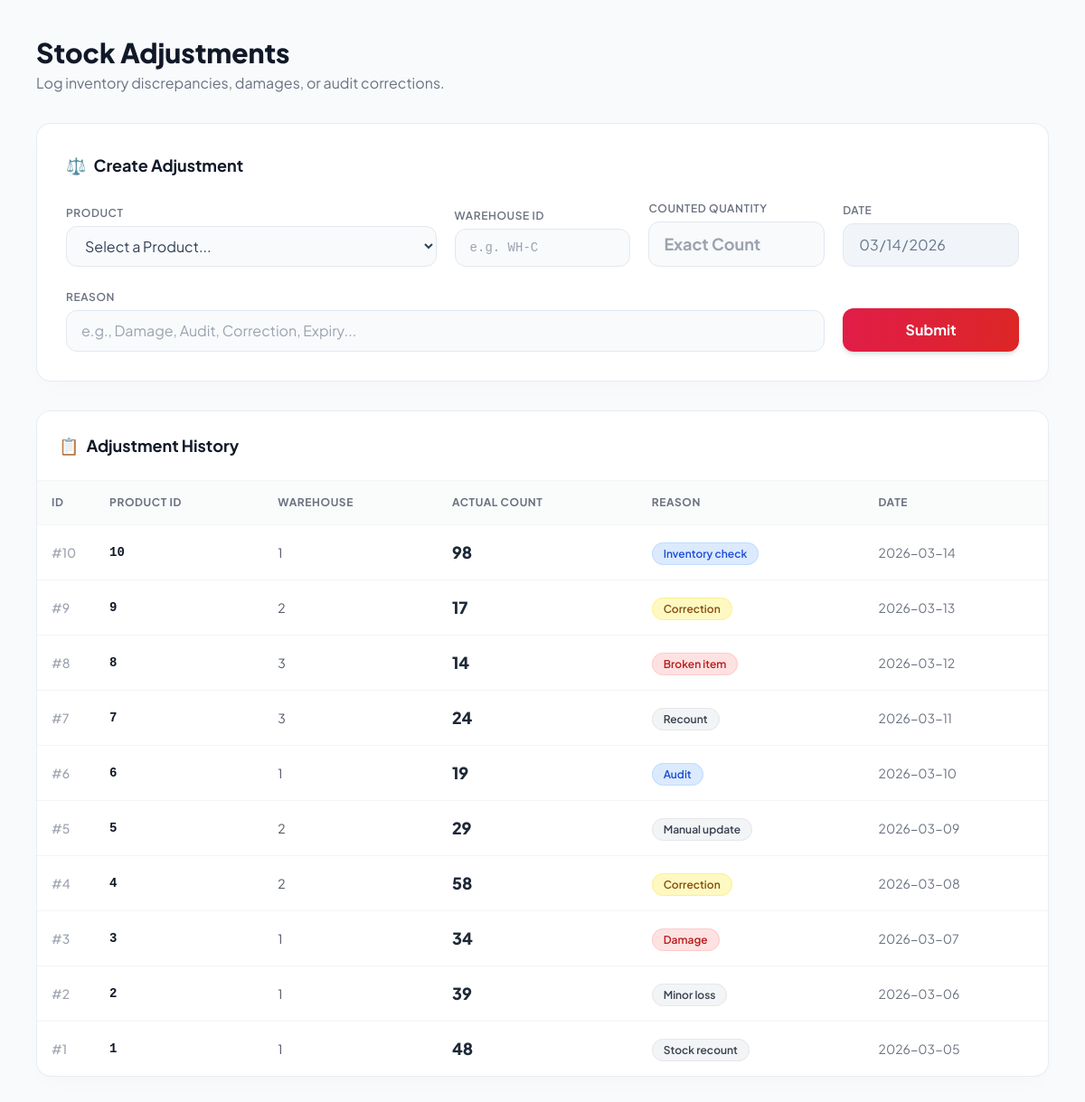
The page /adjustments.php (signed in) on the database its author committed.
### tables this page shows
CREATE TABLE `adjustments` (
  `adjustment_id` int(11) NOT NULL,
  `product_id` int(11) DEFAULT NULL,
  `warehouse_id` int(11) DEFAULT NULL,
  `counted_quantity` int(11) DEFAULT NULL,
  `adjustment_date` date DEFAULT NULL,
  `reason` text DEFAULT NULL
);

### adjustments.php (the view, shortened to what this page needs)
<?php
include "db.php";
$data=mysqli_query($conn,"SELECT * FROM adjustments ORDER BY adjustment_id DESC");
?>
<!DOCTYPE html>
<html lang="en">
<head>
    <script src="https://cdn.tailwindcss.com"></script>
</head>
<body class="flex h-screen overflow-hidden text-gray-800">
    <main class="flex-1 h-full overflow-y-auto relative">
        <div class="p-6 lg:p-10 max-w-7xl mx-auto space-y-8">
            <div class="flex flex-col md:flex-row justify-between items-start md:items-center gap-4 fade-in">
                <div>
                    <h1 class="text-3xl font-extrabold text-gray-900">Stock Adjustments</h1>
                    <p class="text-gray-500 mt-1">Log inventory discrepancies, damages, or audit corrections.</p>
                </div>
            </div>
            <div class="glass-panel p-6 lg:p-8 fade-in" style="animation-delay: 0.1s;">
                <h3 class="text-lg font-bold text-gray-900 mb-5 flex items-center gap-2"><span>⚖️</span> Create Adjustment</h3>
                <form method="post" class="grid grid-cols-1 md:grid-cols-2 lg:grid-cols-5 gap-5 items-end">
                    <div class="space-y-1 lg:col-span-2">
                        <label class="text-xs font-semibold text-gray-500 uppercase tracking-wider">Product</label>
                        <select name="product_id" class="form-input" required>
                            <option value="" disabled selected>Select a Product...</option>
                        </select>
                    </div>
                    <div class="space-y-1">
                        <label class="text-xs font-semibold text-gray-500 uppercase tracking-wider">Warehouse ID</label>
                        <input name="warehouse_id" placeholder="e.g. WH-C" class="form-input font-mono text-sm" required>
                    </div>
                    <div class="space-y-1">
                        <label class="text-xs font-semibold text-gray-500 uppercase tracking-wider">Counted Quantity</label>
                        <input type="number" name="counted_quantity" placeholder="Exact Count" class="form-input font-bold text-lg" required>
                    </div>
                    <div class="space-y-1">
                        <label class="text-xs font-semibold text-gray-500 uppercase tracking-wider">Date</label>
                        <input type="date" name="adjustment_date" value="<?php echo date('Y-m-d'); ?>" class="form-input" readonly>
                    </div>
                    <div class="space-y-1 lg:col-span-4">
                        <label class="text-xs font-semibold text-gray-500 uppercase tracking-wider">Reason</label>
                        <input name="reason" placeholder="e.g., Damage, Audit, Correction, Expiry..." class="form-input" required>
                    </div>
                    <div class="lg:col-span-1 mt-2">
                        <button name="add" class="w-full h-full bg-gradient-to-r from-rose-600 to-red-600 hover:from-rose-700 hover:to-red-700 text-white font-bold py-3 px-4 rounded-xl shadow-md hover:shadow-lg transition-all transform hover:-translate-y-0.5">
                            Submit
                        </button>
                    </div>
                </form>
            </div>
            <div class="glass-panel overflow-hidden fade-in" style="animation-delay: 0.2s;">
                <div class="p-6 border-b border-gray-100 bg-white">
                    <h3 class="text-lg font-bold text-gray-900 flex items-center gap-2"><span>📋</span> Adjustment History</h3>
                </div>
                <div class="overflow-x-auto">
                    <table class="w-full text-left border-collapse">
                        <thead>
                            <tr class="bg-gray-50/80 text-gray-500 text-xs tracking-wider uppercase border-b border-gray-100">
                                <th class="p-4 font-bold w-16">ID</th>
                                <th class="p-4 font-bold">Product ID</th>
                                <th class="p-4 font-bold">Warehouse</th>
                                <th class="p-4 font-bold">Actual Count</th>
                                <th class="p-4 font-bold">Reason</th>
                                <th class="p-4 font-bold">Date</th>
                            </tr>
                        </thead>
                        <tbody class="divide-y divide-gray-100 text-sm">
                            <?php if($data && mysqli_num_rows($data) > 0): ?>
                                <?php while($row=mysqli_fetch_assoc($data)){ ?>
                                <tr class="hover:bg-rose-50/30 transition-colors group">
                                    <td class="p-4 text-gray-400 font-medium">#<?php echo $row['adjustment_id']; ?></td>
                                    <td class="p-4 font-mono font-bold text-gray-900"><?php echo htmlspecialchars($row['product_id']); ?></td>
                                    <td class="p-4 text-gray-600"><?php echo htmlspecialchars($row['warehouse_id']); ?></td>
                                    <td class="p-4 font-extrabold text-gray-800 text-lg"><?php echo htmlspecialchars($row['counted_quantity']); ?></td>
                                    <td class="p-4">
                                        <?php
                                            $reasonStr = strtolower($row['reason']);
                                            $badgeColor = 'bg-gray-100 text-gray-700 border border-gray-200';
                                            if (strpos($reasonStr, 'damage') !== false || strpos($reasonStr, 'broken') !== false || strpos($reasonStr, 'expired') !== false) {
                                                $badgeColor = 'bg-red-100 text-red-700 border border-red-200';
                                            } elseif (strpos($reasonStr, 'audit') !== false || strpos($reasonStr, 'check') !== false) {
                                                $badgeColor = 'bg-blue-100 text-blue-700 border border-blue-200';
                                            } elseif (strpos($reasonStr, 'correction') !== false || strpos($reasonStr, 'found') !== false) {
                                                $badgeColor = 'bg-yellow-100 text-yellow-800 border border-yellow-200';
                                            }
                                        ?>
                                        <span class="px-3 py-1 text-xs font-semibold rounded-full <?php echo $badgeColor; ?>">
                                            <?php echo htmlspecialchars($row['reason']); ?>
                                        </span>
                                    </td>
                                    <td class="p-4 text-gray-500"><?php echo htmlspecialchars($row['adjustment_date']); ?></td>
                                </tr>
                                <?php } ?>
                            <?php endif; ?>
                        </tbody>
                    </table>
                </div>
            </div>
        </div>
    </main>
</body>
</html>

### adjustments.php (style rules this page uses)
body { font-family: 'Plus Jakarta Sans', sans-serif; background: #f8fafc; }
.glass-panel { background: #ffffff; border: 1px solid rgba(226, 232, 240, 0.8); box-shadow: 0 10px 25px -5px rgba(0, 0, 0, 0.02), 0 8px 10px -6px rgba(0, 0, 0, 0.01); border-radius: 1rem; transition: all 0.3s ease; }
.form-input { width: 100%; background-color: #f8fafc; border: 1px solid #e2e8f0; color: #334155; border-radius: 0.75rem; padding: 0.625rem 1rem; transition: all 0.2s; }
.form-input[readonly] { background-color: #f1f5f9; color: #64748b; cursor: not-allowed; border-color: #e2e8f0; }
.fade-in { opacity: 0; transform: translateY(10px); animation: fadeIn 0.5s cubic-bezier(0.16, 1, 0.3, 1) forwards; }

### rows shown on the page
adjustments: adjustment_id "10", product "10", warehouse "1", counted_quantity "98", reason "Inventory check", adjustment_date "2026-03-14"
adjustments: adjustment_id "9", product "9", warehouse "2", counted_quantity "17", reason "Correction", adjustment_date "2026-03-13"
adjustments: adjustment_id "8", product "8", warehouse "3", counted_quantity "14", reason "Broken item", adjustment_date "2026-03-12"
adjustments: adjustment_id "7", product "7", warehouse "3", counted_quantity "24", reason "Recount", adjustment_date "2026-03-11"
adjustments: adjustment_id "6", product "6", warehouse "1", counted_quantity "19", reason "Audit", adjustment_date "2026-03-10"
adjustments: adjustment_id "5", product "5", warehouse "2", counted_quantity "29", reason "Manual update", adjustment_date "2026-03-09"
adjustments: adjustment_id "4", product "4", warehouse "2", counted_quantity "58", reason "Correction", adjustment_date "2026-03-08"
adjustments: adjustment_id "3", product "3", warehouse "1", counted_quantity "34", reason "Damage", adjustment_date "2026-03-07"
adjustments: adjustment_id "2", product "2", warehouse "1", counted_quantity "39", reason "Minor loss", adjustment_date "2026-03-06"
adjustments: adjustment_id "1", product "1", warehouse "1", counted_quantity "48", reason "Stock recount", adjustment_date "2026-03-05"
